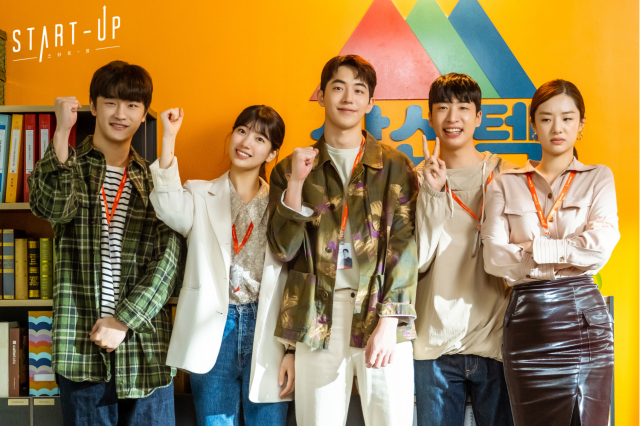
#> input picture HELLO_PYTHON/day17/startup.png, 1280 x 853 px (shown at 1/2 size)
$ python mycv05crop.py
#> lines starting #> are read from the running program, lines starting #| are printed output that depends on the picture
import cv2

img = cv2.imread('startup.png')
#> img is the input picture: shape (853, 1280, 3); mean B, G, R 81.9, 131.8, 159.8
dst = img[50:1000, 300:850].copy()
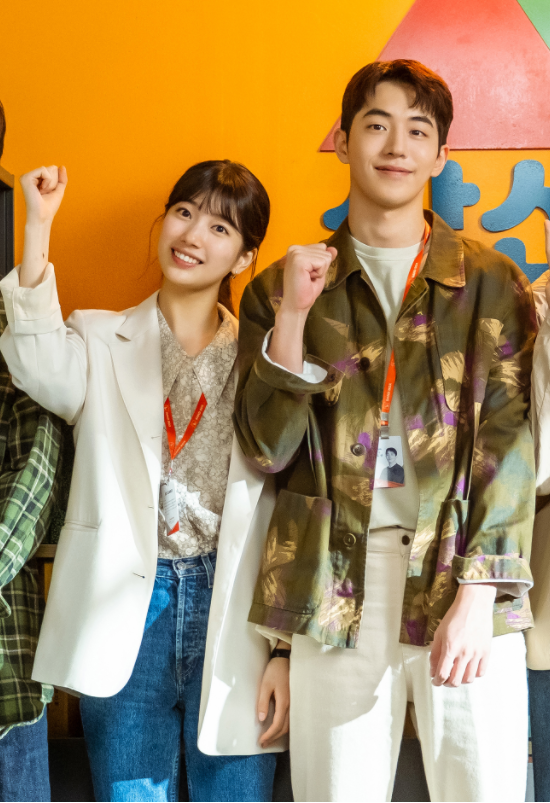
#> dst: shape (803, 550, 3); mean B, G, R 97.7, 141.3, 170.3

cv2.imshow('dst', dst)

cv2.waitKey(0)
cv2.destroyAllWindows()
